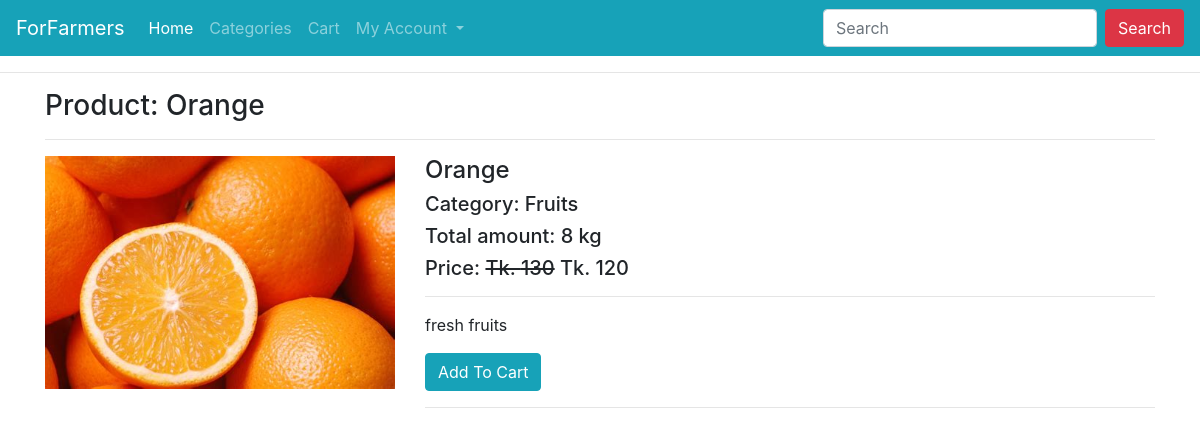
The app's page /product/Fruits-item2/, older data.
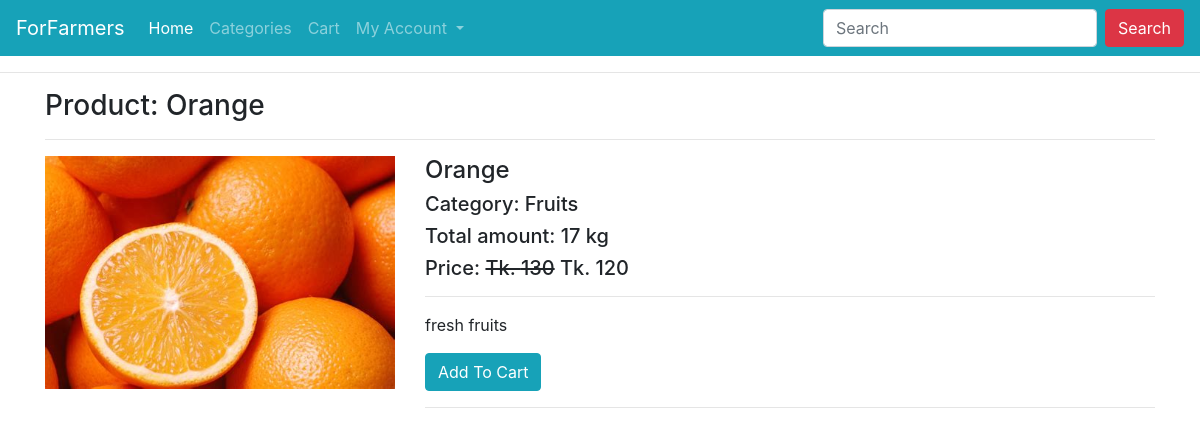
The same page, newer data.
### store/models.py (models this page shows, shortened)
class Product(models.Model):
    title = models.CharField(max_length=200)
    slug = models.SlugField(unique=True)
    category = models.ForeignKey(Category, on_delete=models.CASCADE, default=True)
    image = models.ImageField(upload_to="products")
    marked_price = models.PositiveIntegerField()
    selling_price = models.PositiveIntegerField()
    description = models.TextField()
    view_count = models.PositiveIntegerField(default=0)

class Category(models.Model):
    title = models.CharField(max_length=200)
    slug = models.SlugField(unique=True)
    def __str__(self):
        return self.title

### store/views.py (the view)
# urls.py: path("product/<slug:slug>/", ProductDetailView.as_view(), name="productdetail"),
class ProductDetailView(EcomMixin,TemplateView):
    template_name = "productdetail.html"
    def get_context_data(self, **kwargs):
        context = super().get_context_data(**kwargs)
        url_slug = self.kwargs['slug']
        product = Product.objects.get(slug=url_slug)
        product.view_count
        product.save()
        context['product'] = product
        return context

### store/views.py (called while the page is built)
    def dispatch(self, request, *args, **kwargs):
        cart_id = request.session.get("cart_id")
        if cart_id:
            cart_obj = Cart.objects.get(id=cart_id)
            if request.user.is_authenticated and request.user.customer:
                cart_obj.customer = request.user.customer
                cart_obj.save()
        return super().dispatch(request, *args, **kwargs)

### store/templates/productdetail.html (shortened to what this page needs)
{% extends 'base.html' %}
{% block content %}
<div class="container">
    <h3>Product: {{product.title}}</h3><hr>
    <div class="row">
        <div class="col-md-4">
            <img src="{{product.image.url}}" alt="" class="img-fluid">
        </div>
        <div class="col-md-8">
            <h4>{{product.title}}</h4>
            <h5>Category: {{product.category}}</h5>
             <h5>Total amount: {{product.view_count}} kg</h5>
            <h5>Price: <strike>Tk. {{product.marked_price}}</strike> Tk. {{product.selling_price}}</h5>
            <hr>
             <p>{{product.description}}</p>
            <a href="{% url 'store:addtocart' product.id %}" class="btn btn-info">Add To Cart</a>
            <hr>
        </div>
    </div>
</div>
{% endblock %}

Row changes from the older to the newer data that the page shows:
changed Product "Orange": view_count "8" → "17"
